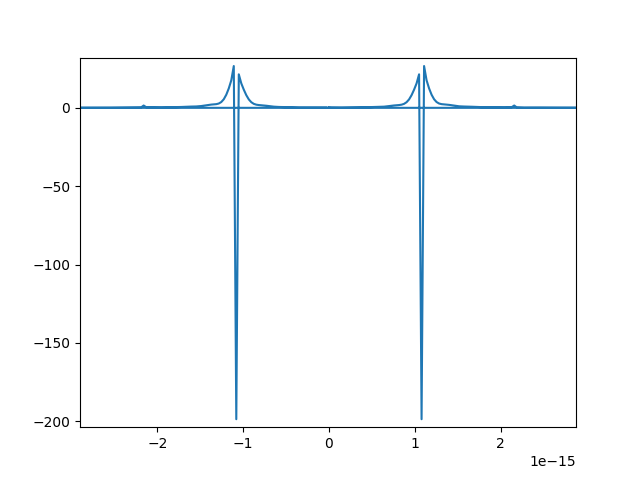

Recreate this plot in Python.
import numpy as np
from scipy.optimize import *
import matplotlib.pyplot as plt


def func(x, A, freq, phase):
    return -A * np.sin(x * freq + phase)


data = np.loadtxt("oscillator.dat")

t = data[:, 0]
m = data[:, 1:4]
abs = np.sqrt(np.sum(np.square(m), axis=1))
avg = np.append(np.average(m, axis=0), np.average(abs))
print(avg)


# Interpolate
xvals = np.linspace(min(t), max(t), t.shape[0])
inter = np.interp(xvals, t, m[:, 0])

plt.plot(xvals, inter)
plt.show()


# Optional fitting

# p0 = [0.5, 2e10, 1e9]
# param, pcov = curve_fit(
#     func,
#     xvals[round(t.shape[0]) :],
#     inter[round(t.shape[0]) :],
#     p0,
#     bounds=([0.4, 1e10, 1e7], [1, 5e10, 1e10]),
# )
# print(p0)
# print(param)
# y = func(xvals[round(t.shape[0]) :], *param)
# plt.plot(xvals[round(t.shape[0]) :], y)
# plt.plot(xvals[round(t.shape[0]) :], func(xvals[round(t.shape[0]) :], *p0))
# plt.show()


# FFT
s = 8000
X = xvals[s:]
Y = inter[s:]

# Problem conditioning signalstarts close to zero and ends close to it. Sort of hard coded tho...
zer = np.where(np.abs(Y) < 0.002)[0]
id1 = int(zer[1])
id2 = int(zer[-1])


wx = X[id1:id2]
wy = Y[id1:id2]

plt.plot(wx, wy)
plt.show()

yf = np.fft.fft(wy)
freq = np.fft.fftfreq(wx.size, d=1 / (wx[1] - wx[0]))

plt.plot(freq, yf)
plt.show()

# I'm just not getting anywhere here. Sure doesn't seem right... Anyway...
